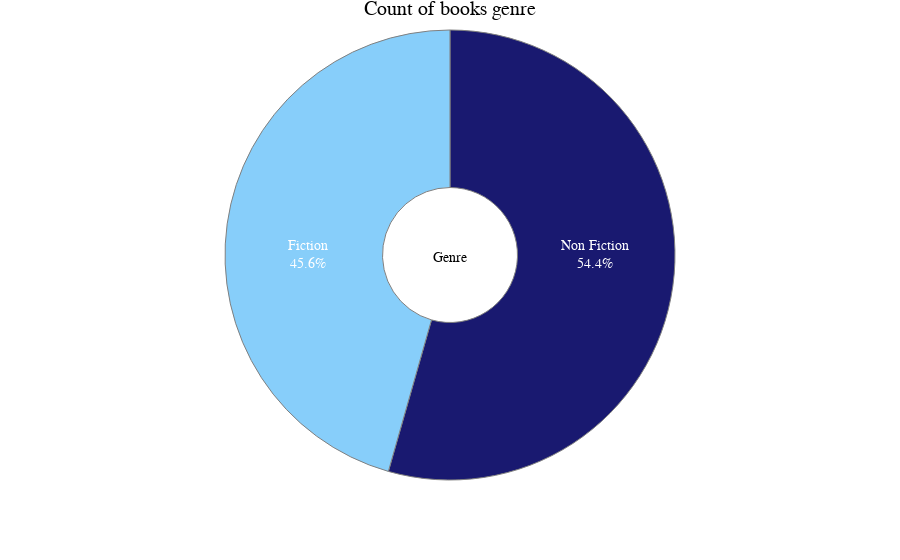

Notebook source saved alongside this figure:
### Code cell
# Let's set the visualization parameters
fig_3 = make_subplots(rows=1, cols=1,
                      specs=[[{'type': 'domain'}]],
                      subplot_titles=(""))

# Setting Pie parameters
fig_3.add_trace(go.Pie(values=number_of_books_by_genre['Name'],
                       title='Genre',
                       labels=['Non Fiction', 'Fiction'],
                       textinfo='label+percent',
                       insidetextorientation='radial',
                       hole=0.3,
                       marker=dict(colors=['MidnightBlue','LightSkyBlue'], 
                                   line_color='Gray', 
                                   line_width=1),
                       textfont={'color': '#FFFFFF', 'size': 15},
                       textfont_size=14))

# Setting the parameters of the chart when displaying
fig_3.update_layout(margin_t=30, 
                    showlegend=False, 
                    title_text='Count of books genre', 
                    title_x=0.5, 
                    font=dict(family='Arial', 
                              size=14, 
                              color='black'))
fig_3.show()

### Figure 1 — Plotly figure (JSON) as saved in the notebook; plotly's stock layout.template omitted (floating-point values rounded to 4 significant figures)
{"data": [{"hole": 0.3, "insidetextorientation": "radial", "labels": ["Non Fiction", "Fiction"], "marker": {"colors": ["MidnightBlue", "LightSkyBlue"], "line": {"color": "Gray", "width": 1}}, "textfont": {"color": "#FFFFFF", "size": 14}, "textinfo": "label+percent", "title": {"text": "Genre"}, "type": "pie", "values": [191, 160]}], "layout": {"font": {"color": "black", "family": "Arial", "size": 14}, "margin": {"t": 30}, "showlegend": false, "title": {"text": "Count of books genre", "x": 0.5}}}
